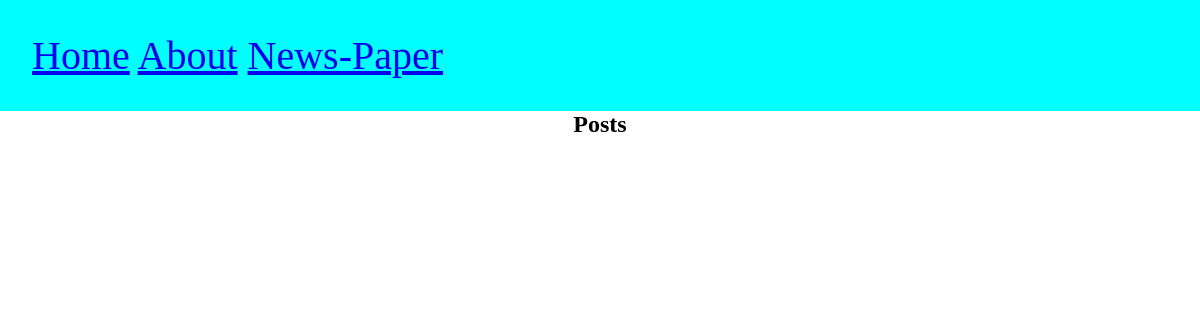
The app's page /posts/, older data.
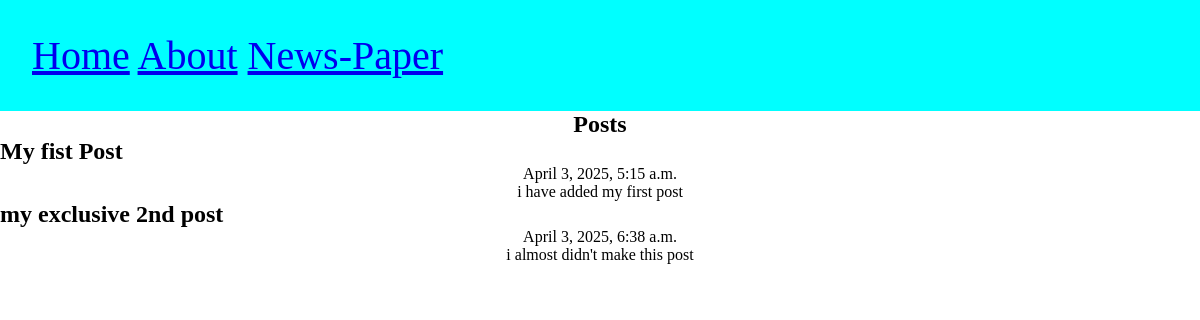
The same page, newer data.
### posts/models.py (models this page shows)
class Post(models.Model):
    title = models.CharField(max_length=75)
    body = models.TextField()
    slug = models.SlugField()
    date = models.DateTimeField(auto_now_add=True)

### posts/views.py (the view)
# urls.py: path('',views.posts_list),
def posts_list(request):
    posts = Post.objects.all()
    return render(request,'posts/posts_list.html', {'posts':posts})

### posts/templates/posts/posts_list.html (shortened to what this page needs)
{% extends 'layout.html' %}
{% block content %}
<section>
    <h1> Posts </h1>
{% for post in posts %}
<article class="post">
    <h2>{{post.title}}</h2>
    <p>{{post.date}}</p>
    <p>{{post.body}}</p>
</article>
{% endfor %}
</section>
{% endblock %}

### templates/layout.html (shortened to what this page needs)
<!DOCTYPE html>
{% load static %}
<html lang="en">
<head>
    <link rel="stylesheet" href="{% static 'css/style.css' %}">
</head>
<body>
    <nav>
        <a href="/">Home</a>
        <a href="/about">About</a>
        <a href="/posts">News-Paper</a>
    </nav>
    <main>
        {% block content %}
        {% endblock %}
    </main>
</body>
</html>

### static/css/style.css (style rules this page uses)
* { margin:0; padding: 0; box-sizing: border-box; }
h1, p { text-align: center; }
nav { padding: 2rem; background-color: aqua; color: red; font-size: 2.5rem; }

Row changes from the older to the newer data that the page shows:
added Post: title "My fist Post", date "April 3, 2025, 5:15 a.m.", body "i have added my first post"
added Post: title "my exclusive 2nd post", date "April 3, 2025, 6:38 a.m.", body "i almost didn't make this post"
